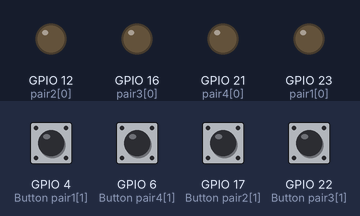
Simulated run of this program. Board: Raspberry Pi (BCM pin numbers). On the bench: output pins drawn as LEDs (lit = HIGH). The test bench sets the inputs (shaded band); at power-on: GPIO 4 (Button pair1[1]), GPIO 6 (Button pair4[1]), GPIO 17 (Button pair2[1]), GPIO 22 (Button pair3[1]) HIGH.

Above: at 1.2 s.
1.3 s: GPIO 4 (Button pair1[1]) pulled LOW for 0.15 s
At 1.37 s:
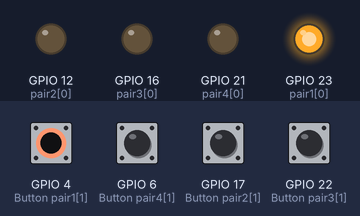
2.9 s: GPIO 6 (Button pair4[1]) pulled LOW for 0.15 s
At 2.97 s:
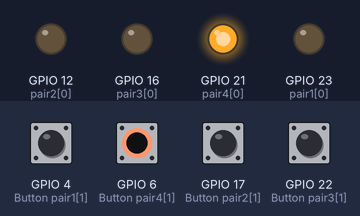
4.5 s: GPIO 17 (Button pair2[1]) pulled LOW for 0.15 s
At 4.57 s:
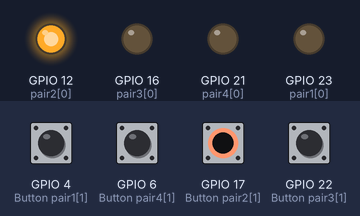
6.1 s: GPIO 22 (Button pair3[1]) pulled LOW for 0.15 s
At 6.17 s:
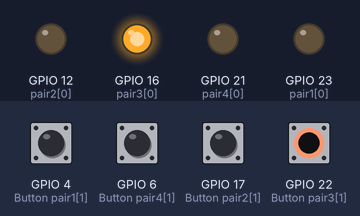
7.7 s: GPIO 4 (Button pair1[1]) driven LOW and GPIO 6 (Button pair4[1]) driven LOW
At 8.9 s:
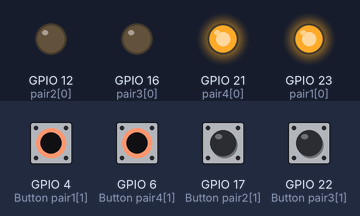
9.2 s: GPIO 17 (Button pair2[1]) pulled LOW for 1 s
At 10.0 s:
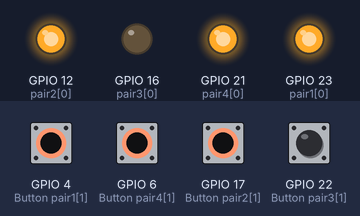
Timing chart, 0 to 12.2 s (numbered marks = the images above; inputs shaded):
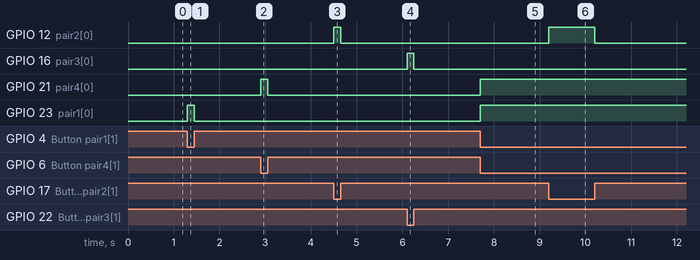

Measured:
- after the input at 1.3 s, GPIO 23 (pair1[0]): LOW → HIGH at once, → LOW 0.15 s later
- after the input at 2.9 s, GPIO 21 (pair4[0]): LOW → HIGH at once, → LOW 0.15 s later
- after the input at 4.5 s, GPIO 12 (pair2[0]): LOW → HIGH at once, → LOW 0.15 s later
- after the input at 6.1 s, GPIO 16 (pair3[0]): LOW → HIGH at once, → LOW 0.15 s later
- after the input at 7.7 s, GPIO 21 (pair4[0]), GPIO 23 (pair1[0]): LOW → HIGH at once
- after the input at 9.2 s, GPIO 12 (pair2[0]): LOW → HIGH at once, → LOW 1.0 s later

The program:

buttontest.py
```python
#!/usr/bin/python3

from gpiozero import LED, Button
from time import sleep

pair1 = (LED(23), Button(4))
pair2 = (LED(12), Button(17))
pair3 = (LED(16), Button(22))
pair4 = (LED(21), Button(6))

pairs = [ pair1, pair2, pair3, pair4 ]

while True:
    for pair in pairs:
        if pair[1].is_pressed:
            pair[0].on()
        else:
            pair[0].off()
```
